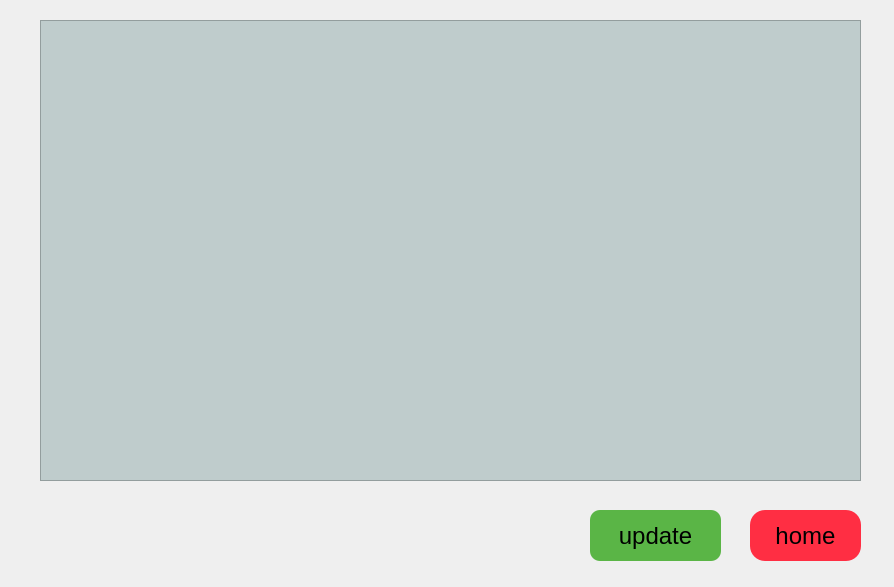
<?xml version="1.0" encoding="UTF-8"?>
<ui version="4.0">
 <class>MainWindow</class>
 <widget class="QMainWindow" name="MainWindow">
  <property name="geometry">
   <rect>
    <x>0</x>
    <y>0</y>
    <width>894</width>
    <height>587</height>
   </rect>
  </property>
  <property name="minimumSize">
   <size>
    <width>894</width>
    <height>587</height>
   </size>
  </property>
  <property name="maximumSize">
   <size>
    <width>894</width>
    <height>587</height>
   </size>
  </property>
  <property name="windowTitle">
   <string>LIVE STOCK</string>
  </property>
  <property name="windowIcon">
   <iconset>
    <normaloff>../img/icon.ico</normaloff>../img/icon.ico</iconset>
  </property>
  <property name="styleSheet">
   <string notr="true"/>
  </property>
  <widget class="QWidget" name="centralwidget">
   <widget class="QTableWidget" name="stocktbl">
    <property name="geometry">
     <rect>
      <x>40</x>
      <y>20</y>
      <width>821</width>
      <height>461</height>
     </rect>
    </property>
    <property name="sizePolicy">
     <sizepolicy hsizetype="Expanding" vsizetype="Expanding">
      <horstretch>0</horstretch>
      <verstretch>0</verstretch>
     </sizepolicy>
    </property>
    <property name="minimumSize">
     <size>
      <width>821</width>
      <height>461</height>
     </size>
    </property>
    <property name="maximumSize">
     <size>
      <width>821</width>
      <height>461</height>
     </size>
    </property>
    <property name="styleSheet">
     <string notr="true">background-color: rgb(191, 204, 204);
</string>
    </property>
    <property name="sizeAdjustPolicy">
     <enum>QAbstractScrollArea::AdjustToContentsOnFirstShow</enum>
    </property>
    <property name="editTriggers">
     <set>QAbstractItemView::DoubleClicked</set>
    </property>
    <property name="dragEnabled">
     <bool>false</bool>
    </property>
    <property name="sortingEnabled">
     <bool>false</bool>
    </property>
    <attribute name="horizontalHeaderVisible">
     <bool>false</bool>
    </attribute>
    <attribute name="horizontalHeaderHighlightSections">
     <bool>false</bool>
    </attribute>
    <attribute name="verticalHeaderVisible">
     <bool>false</bool>
    </attribute>
    <attribute name="verticalHeaderHighlightSections">
     <bool>false</bool>
    </attribute>
   </widget>
   <widget class="QPushButton" name="homebutton">
    <property name="geometry">
     <rect>
      <x>750</x>
      <y>510</y>
      <width>111</width>
      <height>51</height>
     </rect>
    </property>
    <property name="styleSheet">
     <string notr="true">QWidget#homebutton{
background: rgb(255, 46, 67);
border-radius:15px;
font-size:24px;
font-variant:small-caps;
}
QWidget#homebutton:hover{
background: rgb(255, 87, 98);
border-radius:15px;
font-size:24px;
font-variant:small-caps;
}</string>
    </property>
    <property name="text">
     <string>home</string>
    </property>
   </widget>
   <widget class="QPushButton" name="updatebutton">
    <property name="geometry">
     <rect>
      <x>590</x>
      <y>510</y>
      <width>131</width>
      <height>51</height>
     </rect>
    </property>
    <property name="styleSheet">
     <string notr="true">
QWidget#updatebutton{
border-radius:10px;
background:rgb(90, 181, 70);
color:black;
font-size:24px;
font-variant:small-caps;
}
QWidget#updatebutton:hover{
border-radius:10px;
background:rgba(139, 190, 99,0.8);
color:black;
font-size:24px;
font-variant:small-caps;
}</string>
    </property>
    <property name="text">
     <string>update</string>
    </property>
   </widget>
   <widget class="QLabel" name="dateshow">
    <property name="geometry">
     <rect>
      <x>40</x>
      <y>510</y>
      <width>441</width>
      <height>51</height>
     </rect>
    </property>
    <property name="styleSheet">
     <string notr="true">font-variant:small-caps;
font-size:25px;
</string>
    </property>
    <property name="text">
     <string/>
    </property>
   </widget>
  </widget>
 </widget>
 <resources/>
 <connections/>
</ui>
